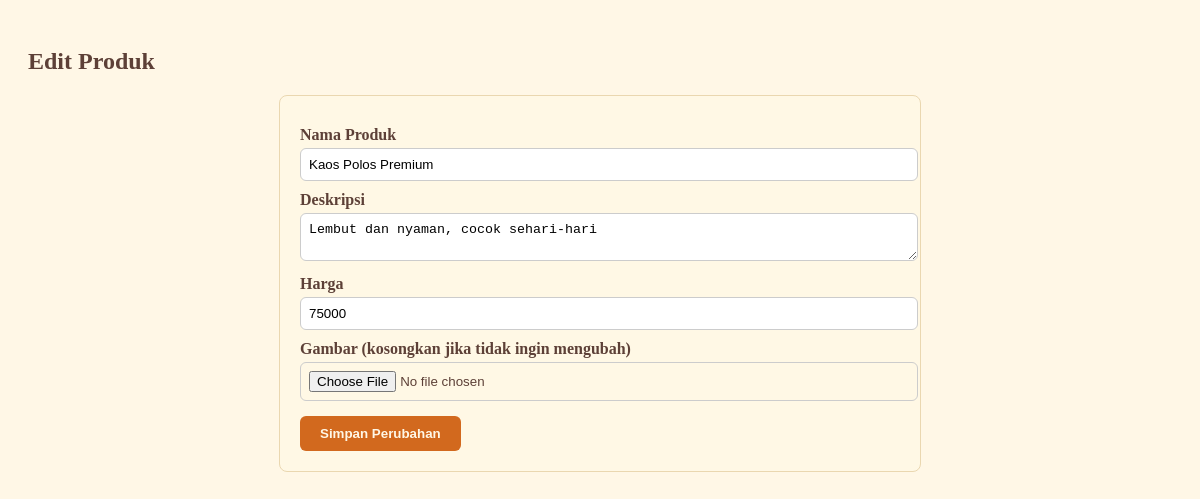
The page /edit_produk.php?id=1 on the database its author committed.
### tables this page shows
CREATE TABLE `produk` (
  `id` int(11) NOT NULL,
  `nama_produk` varchar(100) NOT NULL,
  `deskripsi` text NOT NULL,
  `harga` int(11) NOT NULL,
  `gambar` varchar(255) DEFAULT NULL
);

### edit_produk.php (the view, shortened to what this page needs)
<?php
include 'koneksi.php';
$id = $_GET['id'];
$result = $conn->query("SELECT * FROM produk WHERE id=$id");
$produk = $result->fetch_assoc();
?>
<!DOCTYPE html>
<html lang="id">
<head>
</head>
<body>
<h2>Edit Produk</h2>
<form action="update_produk.php" method="POST" enctype="multipart/form-data">
  <label>Nama Produk</label>
  <input type="text" name="nama_produk" value="<?php echo $produk['nama_produk']; ?>" required>
  <label>Deskripsi</label>
  <textarea name="deskripsi" required><?php echo $produk['deskripsi']; ?></textarea>
  <label>Harga</label>
  <input type="number" name="harga" value="<?php echo $produk['harga']; ?>" required>
  <label>Gambar (kosongkan jika tidak ingin mengubah)</label>
  <input type="file" name="gambar">
  <button type="submit">Simpan Perubahan</button>
</form>
</body>
</html>

### edit_produk.php (style rules this page uses)
body { font-family:Verdana; background:#FFF7E6; color:#5D4037; padding:20px; }
form { background:#FFF8E5; padding:20px; border:1px solid #EAD7B0; border-radius:8px; max-width:600px; margin:auto; }
label { display:block; margin-top:10px; font-weight:bold; }
input, textarea { width:100%; padding:8px; margin-top:4px; border:1px solid #CCC; border-radius:6px; }
button { margin-top:15px; padding:10px 20px; background:#D2691E; color:#FFF7E6; border:none; border-radius:6px; cursor:pointer; font-weight:bold; }

### rows shown on the page
produk: nama_produk "Kaos Polos Premium", deskripsi "Lembut dan nyaman, cocok sehari-hari", harga "75000"
